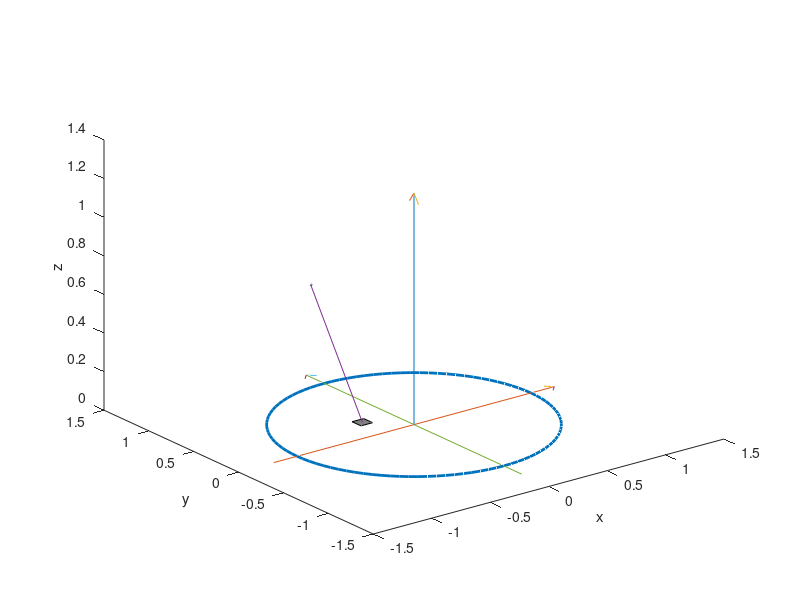

The MATLAB source for this figure:
%
% Script to make the DR-figure for the DREAM user manual.
%

% Fredrik Lingvall 2007-03-20

figure(1);
clf;

s=0:0.01:1;
h_c = plot3(cos(2*pi*s),sin(2*pi*s),zeros(length(s),1));
set(h_c,'LineWidth',2);

hold on;

%h_square = plot3([-0.3 -0.2 -0.2 -0.2 -0.2 -0.3 -0.3 -0.3], [0.3 0.3 0.2 0.2 ...
%                    0.2 0.2 0.2 0.3],zeros(8,1)); 

h_square = patch([-0.3 -0.2 -0.2 -0.2 -0.2 -0.3 -0.3 -0.3], [0.3 0.3 0.2 0.2 ...
                    0.2 0.2 0.2 0.3],zeros(8,1),[0.5 0.5 0.5]);

h_x_arrow = plot3([-1.2 1.2],[0 0],[0 0]); 
h_x_arrow_a = plot3([1.15 1.2],[0.05 0],[0 0]); 
h_x_arrow_b = plot3([1.15 1.2],[-0.05 0],[0 0]); 

h_y_arrow = plot3([0 0],[-1.2 1.2],[0 0]); 
h_y_arrow_a = plot3([0.05 0],[1.15 1.2],[0 0]);
h_y_arrow_b = plot3([-0.05 0],[1.15 1.2],[0 0]);

h_z_arrow = plot3([0 0],[0 0],[0 1.2]); 
h_z_arrow_a = plot3([0 0],[0.05 0],[1.15 1.2]);
h_z_arrow_b = plot3([0 0],[-0.05 0],[1.15 1.2]);


h_ops_pt =  plot3([-0.25 -0.5],[0.25 0.5],[0 0.7]); 
h_c = patch(-0.5 + 0.01*cos(2*pi*s),0.5 + 0.01*sin(2*pi*s),0.7* ...
            ones(length(s),1),[1 1 1]);

xlabel('x');
ylabel('y');
zlabel('z');
